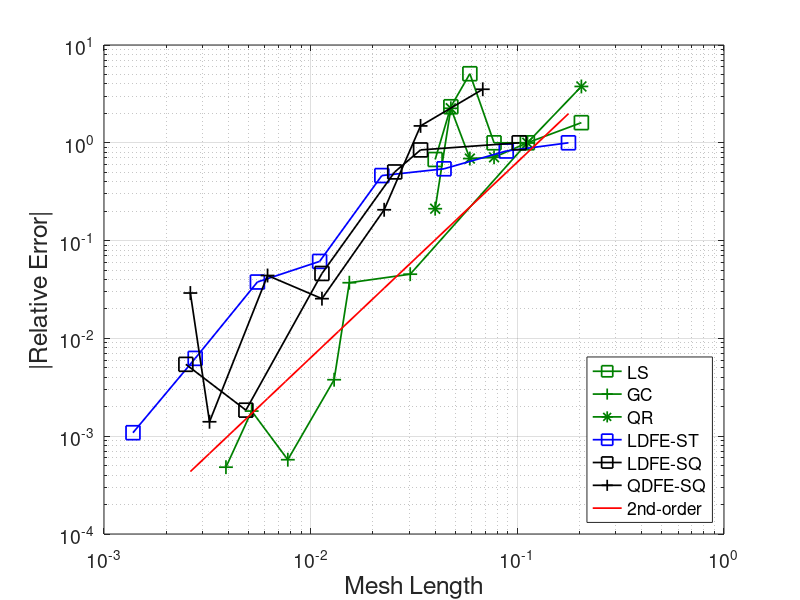

This chart was generated by the following MATLAB code:
clear;
clc;

% Reference solution GLC (263168 directions)
Reference = 3.3822878E-05;

% LS solutions
LS = [8.8151441308E-05, ...
0.0000000000E+00, ...
0.0000000000E+00, ...
2.0581266835E-04, ...
1.1287227730E-04, ...
5.6653601168E-05];

% Calculate LS relative error
LSerr = abs(LS - Reference) / Reference;

% Calculate LS mesh size
LSmesh = [24, 80, 168, 288, 440, 624];
for i = 1 : size(LSmesh, 2)
    LSmesh(i) = 1 / sqrt(LSmesh(i));
end

% GC solutions
GC = [0.0000000000E+00, ...
3.5356839205E-05, ...
3.2568070259E-05, ...
3.3695009664E-05, ...
3.3803432064E-05, ...
3.3883981204E-05, ...
3.3839185490E-05];

% GC relative error
GCerr = abs(GC - Reference) / Reference;

% GC mesh size
GCmesh = [80, ...
1088, ...
4224, ...
5928, ...
16640, ...
37248, ...
66048];

for i = 1 : size(GCmesh, 2)
    GCmesh(i) = 1 / sqrt(GCmesh(i));    
end

% QR solutions
QR = [1.6126298032E-04, ...
0.0000000000E+00, ...
9.7859397268E-06, ...
1.0481314523E-05, ...
1.1005904967E-04, ...
2.6657165639E-05];

% QR relative error
QRerr = abs(QR - Reference) / Reference;

% QR mesh size
QRmesh = [24, ...
80, ...
168, ...
288, ...
440, ...
624];
for i = 1 : size(QRmesh, 2)
    QRmesh(i) = 1 / sqrt(QRmesh(i));
end

% LDFE-ST solutions
LDFEST = [0.0000000000E+00, ...
5.9413788125E-06, ...
5.2162578229E-05, ...
1.8184284573E-05, ...
3.5895422534E-05, ...
3.5098913465E-05, ...
3.4034194573E-05, ...
3.3786160734E-05];

% LDFE-ST relative error
LDFESTerr = abs(LDFEST - Reference) / Reference;

% LDFE-ST mesh size
LDFESTmesh = [32, 128, 512, 2048, 8192, 32768, 131072, 524288];
for i = 1 : size(LDFESTmesh, 2)
   LDFESTmesh(i) = 1 / sqrt(LDFESTmesh(i)); 
end

%{
% LDFE-SQ-sa solutions
LDFESQSA = [0.0000000000E+00, ...
1.2568327554E-04, ...
6.2427745876E-05, ...
5.0862222832E-05, ...
3.5182641978E-05, ...
1.6686526493E-05, ...
4.2474608971E-05, ...
3.6295860644E-05, ...
3.2262680821E-05, ...
3.7326280409E-05, ...
3.1789441544E-05, ...
3.3760430056E-05, ...
3.3882649307E-05, ...
3.3639217921E-05];
%}

% LDFE-SQ-sa solutions
LDFESQSA = [0.0000000000E+00, ... y
6.2427745876E-05, ...y
5.0862222832E-05, ...y
3.2262680821E-05, ...y
3.3760430056E-05, ...y
3.3639217921E-05];

% LDFE-SQ-sa relative error
LDFESQSAerr = abs(LDFESQSA - Reference) / Reference;

% LDFE-SQ mesh size
LDFESQmesh = [96, ...y
864, ...y
1536, ...y
7776, ...y
42336, ...y
161376];
for i = 1 : size(LDFESQmesh, 2)
   LDFESQmesh(i) = 1 / sqrt(LDFESQmesh(i));     
end
%{
% QDFE-SQ-SA solutions
QDFESQSA = [1.5312032073E-04, ...
8.4165989231E-05, ...
4.0811020753E-05, ...
3.9690853051E-05, ...
3.8219698633E-05, ...
3.4684836085E-05, ...
3.5967733255E-05, ...
3.1765746194E-05, ...
3.5695805155E-05, ...
3.4923080232E-05, ...
3.2335767585E-05, ...
3.2705191733E-05, ...
3.3870390920E-05, ...
3.2838293518E-05];
%}
% QDFE-SQ-SA solutions
QDFESQSA = [1.5312032073E-04, ...y
8.4165989231E-05, ...y
4.0811020753E-05, ...y
3.4684836085E-05, ...y
3.2335767585E-05, ...y
3.3870390920E-05, ...y
3.2838293518E-05];

% QDFE-SQ-SA relative error
QDFESQSAerr = abs(QDFESQSA - Reference) / Reference;

% Calculate QDFE-SQ mesh size
QDFESQmesh = [216, ...y
864, ...y
1944, ...y
7776, ...y
26136, ...y
95256, ...y
146016];
for i = 1 : size(QDFESQmesh, 2)
    QDFESQmesh(i) = 1 / sqrt(QDFESQmesh(i));
end

% Fourth order mesh size
fourthMesh = [32, 216, 1944, 5400, 10584, 17496, 26136, 55296, 95256, 146016];
for i = 1 : size(fourthMesh, 2)
    fourthMesh(i) = 1 / sqrt(fourthMesh(i));
end

% Plot results for (35, 95, 35) position using QDFE as reference solution
slope = 2;
intercept = log((GCerr(1)+LSerr(1)+QRerr(1)+LDFESTerr(1)+LDFESQSAerr(1)+QDFESQSAerr(1))/6);
figure
LSplot = loglog(LSmesh, LSerr, 'm-s');
set(LSplot, 'LineWidth', 1.25, 'MarkerSize', 10, 'color', [0 0.5 0]);
hold on
GCplot = loglog(GCmesh, GCerr, 'm-+');
set(GCplot, 'LineWidth', 1.25, 'MarkerSize', 10, 'color', [0 0.5 0]);
hold on
QRplot = loglog(QRmesh, QRerr, 'm-*');
set(QRplot, 'LineWidth', 1.25, 'MarkerSize', 10, 'color', [0 0.5 0]);
hold on
LDFESTplot = loglog(LDFESTmesh, LDFESTerr, 'b-s');
set(LDFESTplot, 'LineWidth', 1.25, 'MarkerSize', 10);
hold on
LDFESQSAplot = loglog(LDFESQmesh, LDFESQSAerr, 'k-s');
set(LDFESQSAplot, 'LineWidth', 1.25, 'MarkerSize', 10);
hold on
QDFESQSAplot = loglog(QDFESQmesh, QDFESQSAerr, 'k-+');
set(QDFESQSAplot, 'LineWidth', 1.25, 'MarkerSize', 10);
hold on
fourthOrder = loglog(fourthMesh, exp(slope .* log(fourthMesh / LDFESTmesh(1)) + intercept), 'r');
set(fourthOrder, 'LineWidth', 1.25);
grid on
set(gca,'FontSize', 14)
xlabel('Mesh Length', 'FontSize', 18)
ylabel('|Relative Error|', 'FontSize', 18)
legend('LS', 'GC', 'QR', 'LDFE-ST', 'LDFE-SQ', ...
     'QDFE-SQ', '2nd-order', 'Location', 'Southeast')